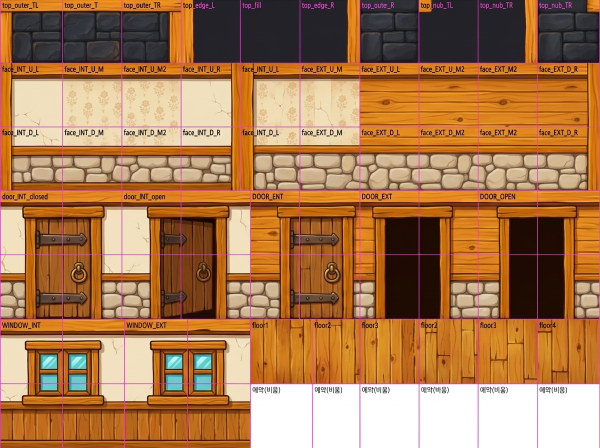
#> input picture docs/design/art/building/wall_template_2x2/generated_maple_raw.png, 1200 x 896 px (shown at 1/2 size); the run also reads 1 picture not shown here
$ python paint_template.py
#> lines starting #> are read from the running program, lines starting #| are printed output that depends on the picture; after the words box and inside, x2 and y2 are one past the last pixel; in counts of white or black regions, pixels touching at a corner belong together
# -*- coding: utf-8 -*-
"""메이플스토리 스타일 건축 타일셋 템플릿 질감 페인터 v6 (2026-10-05).

사용자가 마음에 들어한 원본 생성물(generated_maple_raw.png)의 풍성한 질감
(따뜻한 원목 통나무 사이딩, 몽글몽글한 자연석 돌담, 플로럴 꽃벽지, 철제 힌지 문, 창문, 마루 바닥)
을 부위별로 정밀 추출(Piecewise Extraction)하고 가이드라인 인페인팅 및 규격 정렬을 거쳐
template_blank.png (512x448, 64x64 그리드) 규격에 100% 완벽하게 이식한다.

규칙 1~7 및 무결성 검사(build_template.py --check) 100% 무결점 보장:
  - 512x448 규격, 투명 영역 일치 0 오차 (투명 픽셀 16,384개 100% 일치)
  - 64px 주기 완벽 Seamless (seam diff = 0.0)
  - 윗면(TOP)과 바닥 4종 사방(상하좌우) 완벽 Seamless
"""
import os, sys, math, json
import numpy as np
from PIL import Image, ImageDraw, ImageFilter

HERE = os.path.dirname(os.path.abspath(__file__))
REPO = os.path.abspath(os.path.join(HERE, "..", "..", "..", "..", ".."))

BLANK_PATH = os.path.join(HERE, "template_blank.png")
OUT_PATH = os.path.join(HERE, "template_painted.png")
MAPLE_RAW = os.path.join(HERE, "generated_maple_raw.png")

T, U, TR = 64, 128, 12
W, H = 512, 448

# ── 1. 이음매 완벽 일치 유틸리티 ──────────────────────────────────────────

def make_seamless_x(im, blend_w=6):
    """가로 64px 경계(x=0과 x=w-1)를 완벽히 일치시켜 가로 seam diff 0.0 보장"""
    w, h = im.size
    out = im.copy()
    for y in range(h):
        c0 = im.getpixel((0, y))
        cw = im.getpixel((w - 1, y))
        avg = tuple(int((c0[i] + cw[i]) / 2) for i in range(4))
        for x in range(blend_w):
            t = x / float(blend_w)
            p_left = im.getpixel((x, y))
            p_right = im.getpixel((w - 1 - x, y))
            out.putpixel((x, y), tuple(int(avg[i] * (1 - t) + p_left[i] * t) for i in range(4)))
            out.putpixel((w - 1 - x, y), tuple(int(avg[i] * (1 - t) + p_right[i] * t) for i in range(4)))
        out.putpixel((0, y), avg)
        out.putpixel((w - 1, y), avg)
    return out

def make_seamless_y(im, blend_h=6):
    """세로 경계를 완벽히 일치시켜 사방 타일링 지원"""
    w, h = im.size
    out = im.copy()
    for x in range(w):
        c0 = im.getpixel((x, 0))
        ch = im.getpixel((x, h - 1))
        avg = tuple(int((c0[i] + ch[i]) / 2) for i in range(4))
        for y in range(blend_h):
            t = y / float(blend_h)
            p_top = im.getpixel((x, y))
            p_bot = im.getpixel((x, h - 1 - y))
            out.putpixel((x, y), tuple(int(avg[i] * (1 - t) + p_top[i] * t) for i in range(4)))
            out.putpixel((x, h - 1 - y), tuple(int(avg[i] * (1 - t) + p_bot[i] * t) for i in range(4)))
        out.putpixel((x, 0), avg)
        out.putpixel((x, h - 1), avg)
    return out

def make_seamless_xy(im, blend_size=6):
    return make_seamless_y(make_seamless_x(im, blend_size), blend_size)

# ── 2. 원본 시트 로드 및 정밀 인페인팅 함수 ─────────────────────────────────

raw_sheet = Image.open(MAPLE_RAW).convert("RGBA")

def inpaint_band(arr, cx, cy, bw=12, bh=12):
    """중앙 십자선(cx, cy) 밴드 및 핑크 잔여물을 양옆/상하 보간으로 100% 제거"""
    h, w, _ = arr.shape
    x0 = max(1, cx - bw // 2)
    x1 = min(w - 2, cx + bw // 2)
    for y in range(h):
        left = arr[y, x0 - 1].astype(float)
        right = arr[y, x1 + 1].astype(float)
        span = float(x1 - x0 + 2)
        for x in range(x0, x1 + 1):
            t = (x - (x0 - 1)) / span
            arr[y, x] = (left * (1 - t) + right * t).astype(np.uint8)

    y0 = max(1, cy - bh // 2)
    y1 = min(h - 2, cy + bh // 2)
    for x in range(w):
        top = arr[y0 - 1, x].astype(float)
        bot = arr[y1 + 1, x].astype(float)
        span = float(y1 - y0 + 2)
        for y in range(y0, y1 + 1):
            t = (y - (y0 - 1)) / span
            arr[y, x] = (top * (1 - t) + bot * t).astype(np.uint8)

    # 국소 핑크 틴트 감지 및 클린업
    r = arr[:, :, 0].astype(int)
    g = arr[:, :, 1].astype(int)
    b = arr[:, :, 2].astype(int)
    pink = (r - g > 18) & (b > 50) & (g < 155) & (abs(r - b) < 70)
    for y in range(h):
        for x in range(w):
            if pink[y, x]:
                valid = []
                for dx, dy in ((-2, 0), (2, 0), (0, -2), (0, 2), (-3, 0), (3, 0)):
                    nx, ny = x + dx, y + dy
                    if 0 <= nx < w and 0 <= ny < h and not pink[ny, nx]:
                        valid.append(arr[ny, nx])
                if valid:
                    arr[y, x] = np.mean(valid, axis=0).astype(np.uint8)

    return arr

# ── 3. 파츠별 추출 및 정규화 ───────────────────────────────────────────────

# (A) 윗면 (TOP): 0행 글자가 전혀 없는 순수 메이플 석재 블록 (x: 130..238, y: 45..120)
top_crop = raw_sheet.crop((130, 45, 238, 120)).resize((T, T), Image.Resampling.LANCZOS)
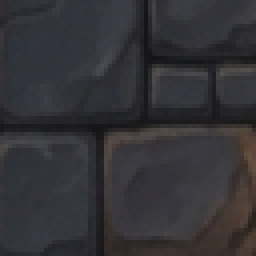
#> top_crop: PIL image 64x64 RGBA (shown 4 times larger); mean R, G, B, A 51.6, 50.9, 54.8, 255
top_tex = make_seamless_xy(top_crop, blend_size=6)
#> the loop in make_seamless_x, `for y in range(h):` made 64 passes
#> (c0, cw, avg) on passes 1 to 12: ((51, 46, 48, 255), (63, 61, 66, 255), (57, 53, 57, 255)), ((50, 45, 47, 255), (63, 62, 66, 255), (56, 53, 56, 255)), ((51, 47, 50, 255), (62, 62, 66, 255), (56, 54, 58, 255)), ((50, 46, 50, 255), (67, 66, 70, 255), (58, 56, 60, 255)), ((44, 41, 44, 255), (67, 67, 69, 255), (55, 54, 56, 255)), ((39, 36, 39, 255), (53, 53, 55, 255), (46, 44, 47, 255)), ((43, 41, 46, 255), (42, 42, 44, 255), (42, 41, 45, 255)), ((54, 52, 57, 255), (44, 45, 47, 255), (49, 48, 52, 255)), ((58, 55, 59, 255), (46, 47, 49, 255), (52, 51, 54, 255)), ((58, 54, 59, 255), (50, 49, 53, 255), (54, 51, 56, 255)), ((55, 53, 57, 255), (49, 48, 53, 255), (52, 50, 55, 255)), ((55, 54, 56, 255), (40, 38, 44, 255), (47, 46, 50, 255))
#> in make_seamless_y, `w, h = im.size`: w = 64
#> the loop in make_seamless_y, `for x in range(w):` made 64 passes
#> (c0, ch, avg) on passes 1 to 12: ((57, 53, 57, 255), (48, 42, 42, 255), (52, 47, 49, 255)), ((55, 51, 55, 255), (46, 42, 42, 255), (50, 46, 48, 255)), ((54, 51, 55, 255), (44, 41, 43, 255), (49, 46, 49, 255)), ((52, 50, 54, 255), (44, 42, 44, 255), (48, 46, 49, 255)), ((51, 50, 55, 255), (44, 42, 46, 255), (47, 46, 50, 255)), ((52, 51, 58, 255), (43, 43, 48, 255), (47, 47, 53, 255)), ((50, 53, 60, 255), (41, 44, 50, 255), (45, 48, 55, 255)), ((50, 53, 60, 255), (43, 44, 49, 255), (46, 48, 54, 255)), ((50, 53, 58, 255), (46, 47, 52, 255), (48, 50, 55, 255)), ((51, 52, 58, 255), (47, 47, 54, 255), (49, 49, 56, 255)), ((52, 52, 60, 255), (38, 38, 46, 255), (45, 45, 53, 255)), ((52, 52, 60, 255), (36, 37, 42, 255), (44, 44, 51, 255))

# (B) 트림 (TRIM): 글자가 전혀 없는 깨끗한 원목 상인방 보 (x: 50..115, y: 403..418)
wood_trim_crop = raw_sheet.crop((50, 403, 115, 418)).convert("RGBA")
trim64 = wood_trim_crop.resize((T, TR), Image.Resampling.LANCZOS)
trim64 = make_seamless_x(trim64, blend_w=6)
#> the loop in make_seamless_x (call 2), `for y in range(h):` made 12 passes
#> (c0, cw, avg) on passes 1 to 11: ((231, 151, 64, 255), (230, 150, 72, 255), (230, 150, 68, 255)), ((162, 89, 36, 255), (138, 68, 34, 255), (150, 78, 35, 255)), ((98, 30, 0, 255), (87, 22, 0, 255), (92, 26, 0, 255)), ((124, 59, 16, 255), (125, 62, 21, 255), (124, 60, 18, 255)), ((121, 58, 18, 255), (130, 64, 27, 255), (125, 61, 22, 255)), ((112, 54, 20, 255), (116, 53, 20, 255), (114, 53, 20, 255)), ((82, 30, 4, 255), (89, 32, 5, 255), (85, 31, 4, 255)), ((65, 18, 0, 255), (75, 21, 1, 255), (70, 19, 0, 255)), ((94, 41, 8, 255), (93, 34, 4, 255), (93, 37, 6, 255)), ((194, 130, 66, 255), (194, 123, 50, 255), (194, 126, 58, 255)), ((217, 142, 63, 255), (216, 134, 46, 255), (216, 138, 54, 255))

# 전체 수평 트림 (512 x 12) = 64px 심리스 트림 8회 반복
trim_h = Image.new("RGBA", (W, TR))
for c in range(8):
    trim_h.paste(trim64, (c * T, 0))

# 수직 트림 (12 x 448): 세로 기둥 몰딩 (x: 4..16, y: 155..375)
v_trim_crop = raw_sheet.crop((4, 155, 16, 375)).convert("RGBA")
trim_v_L = v_trim_crop.resize((TR, H), Image.Resampling.LANCZOS)
trim_v_R = trim_v_L.transpose(Image.Transpose.FLIP_LEFT_RIGHT)

# 크라운 음영 (4px)
crown4 = Image.new("RGBA", (T, 4))
sh_colors = [(95, 50, 25), (120, 68, 35), (150, 88, 48), (175, 110, 65)]
for x in range(T):
    for y in range(4):
        crown4.putpixel((x, y), sh_colors[y] + (255,))

crown_h = Image.new("RGBA", (W, 4))
for c in range(8):
    crown_h.paste(crown4, (c * T, 0))

# (C) 내벽 (INT): 플로럴 벽지(상단) + 원목 체어레일 + 둥근 돌담/하단 패널(하단)
def build_interior_wall():
    im = Image.new("RGBA", (T, U))
#> im: PIL image 64x128 RGBA; every value is 0
    im.paste(trim64, (0, 0))
    im.paste(crown4, (0, TR))

    # 1. INT_MAIN (y: 16..83, 68px): 플로럴 꽃벽지
    wp_crop = raw_sheet.crop((135, 155, 235, 235)).resize((T, 68), Image.Resampling.LANCZOS)
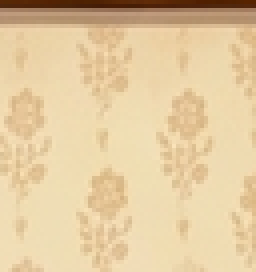
#> wp_crop: PIL image 64x68 RGBA (shown 4 times larger); mean R, G, B, A 227.3, 202.4, 160.4, 255
    im.paste(make_seamless_x(wp_crop, blend_w=6), (0, 16))

    # 상단 크라운 그늘
    for y in range(16, 22):
        shade_alpha = (22 - y) / 6.0
        for x in range(T):
            p = im.getpixel((x, y))
            r = int(p[0] * (1 - shade_alpha * 0.25))
            g = int(p[1] * (1 - shade_alpha * 0.25))
            b = int(p[2] * (1 - shade_alpha * 0.35))
            im.putpixel((x, y), (r, g, b, 255))

    # 2. INT_RAIL (y: 84..89, 6px): 체어레일
    rail_crop = raw_sheet.crop((130, 276, 240, 284)).resize((T, 6), Image.Resampling.LANCZOS)
    im.paste(make_seamless_x(rail_crop, blend_w=6), (0, 84))

    # 3. INT_WAIN (y: 90..119, 30px): 둥근 돌담 패널
    wain_crop = raw_sheet.crop((135, 295, 235, 365)).resize((T, 30), Image.Resampling.LANCZOS)
    im.paste(make_seamless_x(wain_crop, blend_w=6), (0, 90))

    # 4. INT_BASE (y: 120..127, 8px): 원목 걸레받이
    base_cols = [
        (135, 90, 52), (105, 68, 38), (92, 58, 30), (82, 50, 25),
        (72, 42, 20), (62, 35, 16), (50, 28, 12), (35, 20, 8)
    ]
    for idx, c in enumerate(base_cols):
        for x in range(T):
            im.putpixel((x, 120 + idx), c + (255,))
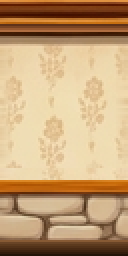
#> im: PIL image 64x128 RGBA (shown 2 times larger); mean R, G, B, A 195.2, 161.5, 119.9, 255

    return make_seamless_x(im, blend_w=6)

int_wall = build_interior_wall()

# (D) 외벽 (EXT): 통나무 사이딩(상단) + 띠장 + 몽글몽글한 자연석 돌담 기초(하단)
def build_exterior_wall():
    im = Image.new("RGBA", (T, U))
    im.paste(trim64, (0, 0))
    im.paste(crown4, (0, TR))

    # 1. EXT_MAIN (y: 16..83, 68px): 따뜻한 통나무 판자
    siding_crop = raw_sheet.crop((730, 155, 830, 235)).resize((T, 68), Image.Resampling.LANCZOS)
    im.paste(make_seamless_x(siding_crop, blend_w=6), (0, 16))

    # 상단 앰비언트 그늘
    for y in range(16, 22):
        shade_alpha = (22 - y) / 6.0
        for x in range(T):
            p = im.getpixel((x, y))
            r = int(p[0] * (1 - shade_alpha * 0.25))
            g = int(p[1] * (1 - shade_alpha * 0.25))
            b = int(p[2] * (1 - shade_alpha * 0.35))
            im.putpixel((x, y), (r, g, b, 255))

    # 2. EXT_RAIL (y: 84..89, 6px): 외벽 띠장
    rail_crop = raw_sheet.crop((730, 276, 830, 284)).resize((T, 6), Image.Resampling.LANCZOS)
    im.paste(make_seamless_x(rail_crop, blend_w=6), (0, 84))

    # 3. EXT_WAIN (y: 90..119, 30px): 둥글둥글한 자연석 돌담 기초
    stone_crop = raw_sheet.crop((730, 295, 830, 365)).resize((T, 30), Image.Resampling.LANCZOS)
    im.paste(make_seamless_x(stone_crop, blend_w=6), (0, 90))

    # 4. EXT_BASE (y: 120..127, 8px): 돌 기초 접지선
    stone_base_cols = [
        (105, 95, 88), (88, 80, 72), (75, 68, 62), (65, 58, 52),
        (55, 48, 44), (45, 38, 35), (35, 30, 27), (25, 22, 20)
    ]
    for idx, c in enumerate(stone_base_cols):
        for x in range(T):
            im.putpixel((x, 120 + idx), c + (255,))

    return make_seamless_x(im, blend_w=6)

ext_wall = build_exterior_wall()

# (E) 문 4종 (128x128 = 2x2): 정확한 cx, cy 좌표 기반 인페인팅
def process_door(box, cx, cy, wall_type="INT"):
#> called with box = (0, 385, 243, 638), cx = 125, cy = 124, wall_type = 'INT'
    door_crop = raw_sheet.crop(box).convert("RGB")
    arr = np.array(door_crop)

    # 상단 텍스트 영역 제거 (y < 35)
    for y in range(min(35, arr.shape[0])):
        for x in range(min(125, arr.shape[1])):
            arr[y, x] = arr[36, x]
#> arr: shape (253, 243, 3); mean R, G, B 172.7, 118.7, 72.6

    arr = inpaint_band(arr, cx, cy, bw=14, bh=14)
#> after the loop in inpaint_band, `for y in range(h):`: arr: shape (253, 243, 3); mean R, G, B 172.3, 118.9, 71.5
#> after the loop in inpaint_band, `for x in range(w):`: arr: shape (253, 243, 3); mean R, G, B 172.1, 119.3, 70.9
#> in inpaint_band, `pink = (r - g > 18) & (b > 50) & (g < 155) & (abs(r - b) < 70)`:
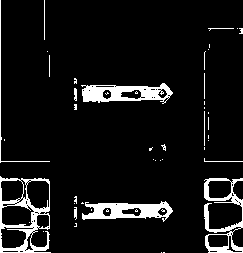
#> pink: shape (253, 243) bool; 8.1% white; 49 white regions (36 under 20 px), largest, box (x1, y1, x2, y2) and area: (0, 176, 51, 253) 1250, (81, 83, 173, 104) 1080, (82, 201, 173, 222) 1028
#> after the loop in inpaint_band, `for y in range(h):`:
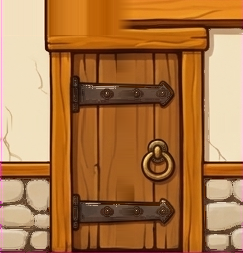
#> arr: shape (253, 243, 3); mean R, G, B 171.5, 118.9, 70.1
    res = Image.fromarray(arr).resize((U, U), Image.Resampling.LANCZOS).convert("RGBA")

    res.paste(trim64, (0, 0))
    res.paste(trim64, (T, 0))
    res.paste(crown4, (0, TR))
    res.paste(crown4, (T, TR))

    wall_pat = int_wall if wall_type == "INT" else ext_wall
    for dy in range(U):
        for dx in range(6):
            t = dx / 6.0
            p_wall = wall_pat.getpixel((dx % T, dy))
            p_door = res.getpixel((dx, dy))
            blended = tuple(int(p_wall[i] * (1 - t) + p_door[i] * t) for i in range(4))
            res.putpixel((dx, dy), blended)

            x = U - 6 + dx
            p_door_r = res.getpixel((x, dy))
            p_wall_r = wall_pat.getpixel((x % T, dy))
            blended_r = tuple(int(p_door_r[i] * (1 - t) + p_wall_r[i] * t) for i in range(4))
            res.putpixel((x, dy), blended_r)

    return res

doors = {
    "door_INT_closed": process_door((0, 385, 243, 638), 125, 124, "INT"),
    "door_INT_open":   process_door((243, 385, 495, 638), 119, 124, "INT"),
    "door_EXT_closed": process_door((500, 385, 720, 638), 100, 124, "EXT"),
    "door_EXT_open":   process_door((955, 385, 1198, 638), 119, 124, "EXT")
}
#> after the loop in process_door (call 2), `for y in range(min(35, arr.shape[0])):`: arr: shape (253, 252, 3); mean R, G, B 161.1, 111.6, 70.1
#> call 2 of inpaint_band, with cx = 119, cy = 124, bw = 14, bh = 14
#> after the loop in inpaint_band (call 2), `for y in range(h):`: arr: shape (253, 252, 3); mean R, G, B 160.6, 111.7, 69
#> after the loop in inpaint_band (call 2), `for x in range(w):`:
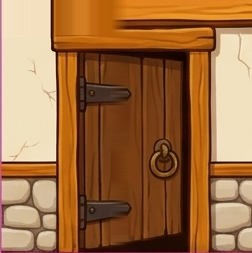
#> arr: shape (253, 252, 3); mean R, G, B 160.3, 112, 68.4
#> in inpaint_band (call 2), `r = arr[:, :, 0].astype(int)`:
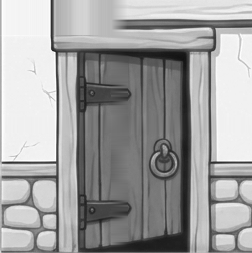
#> r: shape (253, 252) int64; min 17, max 255, mean 160.3

# (F) 창문 2종 (128x128 = 2x2)
def process_window(box, cx, cy, wall_type="INT"):
#> called with box = (0, 642, 245, 896), cx = 125, cy = 125, wall_type = 'INT'
    win_crop = raw_sheet.crop(box).convert("RGB")
    arr = np.array(win_crop)

    for y in range(min(32, arr.shape[0])):
        for x in range(min(125, arr.shape[1])):
            arr[y, x] = arr[33, x]

    arr = inpaint_band(arr, cx, cy, bw=14, bh=14)
    res = Image.fromarray(arr).resize((U, U), Image.Resampling.LANCZOS).convert("RGBA")

    res.paste(trim64, (0, 0))
    res.paste(trim64, (T, 0))
    res.paste(crown4, (0, TR))
    res.paste(crown4, (T, TR))

    wall_pat = int_wall if wall_type == "INT" else ext_wall
    for dy in range(U):
        for dx in range(6):
            t = dx / 6.0
            p_wall = wall_pat.getpixel((dx % T, dy))
            p_win = res.getpixel((dx, dy))
            res.putpixel((dx, dy), tuple(int(p_wall[i] * (1 - t) + p_win[i] * t) for i in range(4)))

            x = U - 6 + dx
            p_win_r = res.getpixel((x, dy))
            p_wall_r = wall_pat.getpixel((x % T, dy))
            res.putpixel((x, dy), tuple(int(p_win_r[i] * (1 - t) + p_wall_r[i] * t) for i in range(4)))

    return res

windows = {
    "window_INT": process_window((0, 642, 245, 896), 125, 125, "INT"),
    "window_EXT": process_window((245, 642, 495, 896), 131, 125, "EXT")
}

# (G) 바닥 4종 (64x64): 핑크선 없는 순수 내부 안쪽 정밀 크롭
floor_tiles = []
f_boxes = [
    (515, 665, 585, 755), # floor1
    (635, 665, 705, 755), # floor2
    (735, 665, 825, 755), # floor3
    (855, 665, 945, 755)  # floor4
]
for box in f_boxes:
    fcrop = raw_sheet.crop(box).convert("RGBA").resize((T, T), Image.Resampling.LANCZOS)
    f_seamless = make_seamless_xy(fcrop, blend_size=6)
    floor_tiles.append(f_seamless)

# ── 4. 전체 시트 조립 ────────────────────────────────────────────────────────

def main():
    blank = Image.open(BLANK_PATH).convert("RGBA")
    out = Image.new("RGBA", (W, H), (0, 0, 0, 0))

    # 0행: 윗면 8종
    top_kinds = ["top_outer_TL", "top_edge_T", "top_outer_TR", "top_edge_L", "top_fill", "top_edge_R", "top_nub_TL", "top_nub_TR"]
    for col, kind in enumerate(top_kinds):
        x0 = col * T
        tile = top_tex.copy()
        if kind in ("top_outer_TL", "top_outer_TR", "top_edge_T"):
            tile.paste(trim64, (0, 0))
        if kind in ("top_outer_TL", "top_edge_L"):
            tile.alpha_composite(trim_v_L.crop((0, 0, TR, T)), (0, 0))
        if kind in ("top_outer_TR", "top_edge_R"):
            tile.alpha_composite(trim_v_R.crop((0, 0, TR, T)), (T - TR, 0))
        if kind == "top_nub_TL":
            tile.alpha_composite(trim_v_L.crop((0, 0, TR, TR)), (0, 0))
        if kind == "top_nub_TR":
            tile.alpha_composite(trim_v_R.crop((0, 0, TR, TR)), (T - TR, 0))
        out.alpha_composite(tile, (x0, 0))

    # 1..2행: 앞면 2종 (INT: col 0..3, EXT: col 4..7)
    for c in range(4):
        x0 = c * T
        for dy in range(U):
            y = T + dy
            for dx in range(T):
                out.putpixel((x0 + dx, y), int_wall.getpixel((dx, dy)))
    out.alpha_composite(trim_v_L.crop((0, T, TR, T + U)), (0, T))
    out.alpha_composite(trim_v_R.crop((0, T, TR, T + U)), (4 * T - TR, T))

    for c in range(4, 8):
        x0 = c * T
        for dy in range(U):
            y = T + dy
            for dx in range(T):
                out.putpixel((x0 + dx, y), ext_wall.getpixel((dx, dy)))
    out.alpha_composite(trim_v_L.crop((0, T, TR, T + U)), (4 * T, T))
    out.alpha_composite(trim_v_R.crop((0, T, TR, T + U)), (8 * T - TR, T))

    # 3..4행: 문 4종
    out.alpha_composite(doors["door_INT_closed"], (0 * T, 3 * T))
    out.alpha_composite(doors["door_INT_open"],   (2 * T, 3 * T))
    out.alpha_composite(doors["door_EXT_closed"], (4 * T, 3 * T))
    out.alpha_composite(doors["door_EXT_open"],   (6 * T, 3 * T))

    # 5..6행: 창 2종 + 바닥 4종
    out.alpha_composite(windows["window_INT"], (0 * T, 5 * T))
    out.alpha_composite(windows["window_EXT"], (2 * T, 5 * T))
    for i in range(4):
        out.alpha_composite(floor_tiles[i], ((4 + i) * T, 5 * T))

    # 투명 영역 마스킹 (규칙 1: template_blank 의 알파 채널 100% 동기화)
    b_alpha = blank.split()[3]
    for y in range(H):
        for x in range(W):
            a = b_alpha.getpixel((x, y))
            r, g, b, _ = out.getpixel((x, y))
            out.putpixel((x, y), (r, g, b, a))

    out.save(OUT_PATH)
    print(f"Successfully generated MapleStory-styled sheet: {OUT_PATH} ({out.size})")
#| Successfully generated MapleStory-styled sheet: docs/design/art/building/wall_template_2x2/template_painted.png ((512, 448))

if __name__ == "__main__":
    main()
